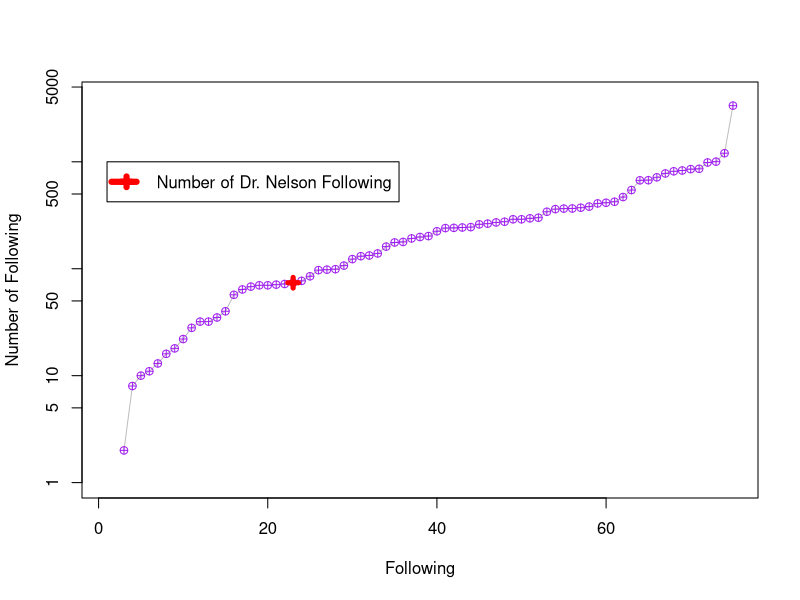

Write R code to recreate this figure.


x <- c(1, 75)
y <- c(01, 4000)
plot(x,y, type="n", xlab="Following", ylab="Number of Following" ,log="y") 

x1 <- c(1, 2, 3, 4, 5, 6, 7, 8, 9, 10, 11, 12, 13, 14, 15, 16, 17, 18, 19, 20, 21, 22, 23, 24, 25, 26, 27, 28, 29, 30, 31, 32, 33, 34, 35, 36, 37, 38, 39, 40, 41, 42, 43, 44, 45, 46, 47, 48, 49, 50, 51, 52, 53, 54, 55, 56, 57, 58, 59, 60, 61, 62, 63, 64, 65, 66, 67, 68, 69, 70, 71, 72, 73, 74, 75)

y1 <- c(0, 0, 2, 8, 10, 11, 13, 16, 18, 22, 28, 32, 32, 35, 40, 57,
  64, 68, 70, 70, 71, 72, 74, 77, 85, 97, 98, 99, 107, 123, 131,
  133, 139, 161, 176, 178, 192, 198, 202, 224, 240, 241, 243, 245,
  260, 264, 271, 275, 290, 290, 296, 300, 341, 361, 365, 366, 372,
  381, 408, 414, 423, 468, 544, 671, 673, 716, 778, 815, 829, 854,
  860, 985, 1003, 1203, 3351)

lines(x1, y1, col='gray') 

points(x1, y1, col='purple',pch=10,lwd=1) 
# my information 
x2 <- c(23)
y2 <- c(74)

points(x2, y2, type="b", lwd=5, lty=5, col='red', pch=3)

#title("Speedup vs Map Order", "")

legend(1,1000, c("Number of Dr. Nelson Following"),  lwd=6, lty=8, col='red', pch=3);

mean(y1)
sd(y1)
median(y1)

